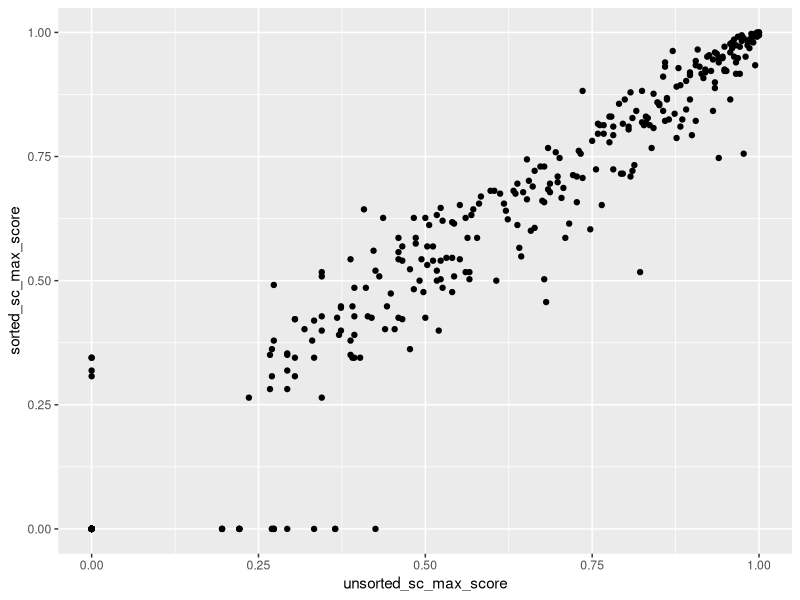
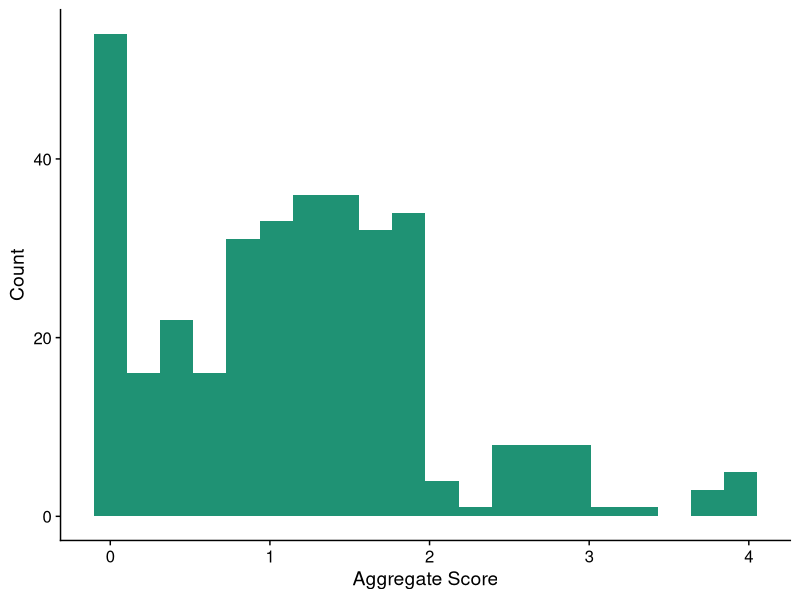
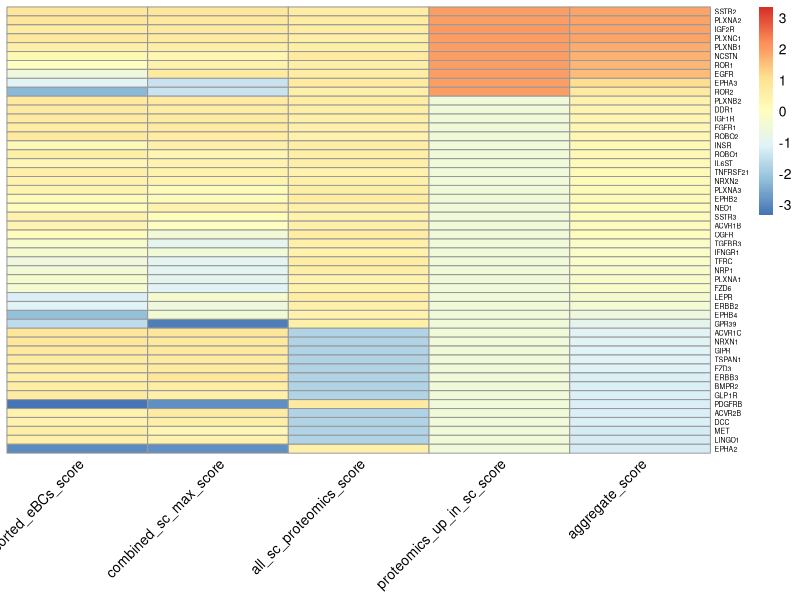

The R script that drew these images, in order:
# scoring the 349 receptors based on aggregate rankings of all data of interest
# that we have compiled. Receptor scores will then be combined with ligand
# scores based on known interactions from omnipath data. The combined final 
# ligand scores will be used to decide which ligands to order of in vitro 
# screening.

library(tidyverse)
library(cowplot)
library(pheatmap)


############# load data ###############################


receptors_df <- (read.csv("ligand_receptor_lists/feb2022_new_lists/OmniPath/data/receptors_with_proteomics_DE.tsv", 
                          sep = "\t"))




############### prep data for scoring ############################



# replace NAs with 0 in proteomics so score function doesn't break
# we will use pooled sc proteomics to capture all proteins of interest
receptors_df$all_sc_proteomics_0 <- 
  lapply(receptors_df$all_sc_proteomics,
         replace_na, replace = 0)  
# the lapply changed the format of the new column to a list which caused problems
# so convert all back to dataframe
receptors_df <- as.data.frame(lapply(receptors_df, unlist))



# prep proteomics differential abundance data
# this returns p-values only for proteins upregulated in stemcell
# with a p value of less than 0.05
receptors_df <- receptors_df %>% 
# Fold change > 1 indicates higher abundancein stem cell  
mutate(proteomics_up_in_sc = ifelse(stemcell_NDislet_proteomics_FC > 1
                                    , ifelse(stemcell_NDislet_proteomics_adj_p_value < 0.05,
                                             stemcell_NDislet_proteomics_adj_p_value,
                                             NA), 
                                    NA))
# replace NAs with 1 in proteomics_up_in_sc score function doesn't break
receptors_df$proteomics_up_in_sc_0 <- 
  lapply(receptors_df$proteomics_up_in_sc,
         replace_na, replace = 1)  
# the lapply changed the format of the new column to a list which caused problems
# so convert all back to dataframe
receptors_df <- as.data.frame(lapply(receptors_df, unlist))


       

#################### scoring function ################################# 

# percent_rank() assigns a highest score of 1 and lowest score of 0. 
# The benefit of using percent_rank() over min_rank() is that min rank
# would have a different highest score for our receptor & ligands list, 
# because we have 422 ligands and 349 receptors

receptors_scores <- receptors_df %>% 
  filter(keep_in_list %in% c("Yes", "TBD")) %>% 
  filter(consensus_score > 7) %>% 
  
  # create scores for sorted sc's cell populations
  mutate(sorted_eBCs_score = percent_rank(sorted_eBCs),
         sorted_immature_beta_score = percent_rank(sorted_immature_beta),
         sorted_ins_gfp_gcg_sst_score = percent_rank(sorted_ins_gfp_gcg_sst),
         sorted_ins_gfp_sst_score = percent_rank(sorted_ins_gfp_sst),
         sorted_pancreatic_proj_score = percent_rank(sorted_pancreatic_proj)) %>% 
  
  # create scores for all unsorted sc's cell populations
  mutate(unsorted_immature_beta_score = percent_rank(unsorted_immature_beta),
         unsorted_ins_gfp_score = percent_rank(unsorted_ins_gfp),
         unsorted_ins_gfp_gcg_sst_score = percent_rank(unsorted_ins_gfp_gcg_sst),
         unsorted_pancreatic_proj_score = percent_rank(unsorted_pancreatic_proj)) %>% 
  
  # create scores for stem cell proteomics
  mutate(all_sc_proteomics_score = percent_rank(all_sc_proteomics_0)) %>% 
  
  ## create scores for proteomics differential abundance sc pooled vs ND islets
  mutate(proteomics_up_in_sc_score = percent_rank(desc(proteomics_up_in_sc_0))) %>% 

  # create aggregate sorted scores
  rowwise() %>% 
  mutate(sorted_sc_mean_score = mean(c(sorted_eBCs_score,
                                       sorted_immature_beta_score,
                                       sorted_ins_gfp_gcg_sst_score,
                                       sorted_ins_gfp_sst_score,
                                       sorted_pancreatic_proj_score)),
         sorted_sc_max_score = max(c(sorted_eBCs_score,
                                     sorted_immature_beta_score,
                                     sorted_ins_gfp_gcg_sst_score,
                                     sorted_ins_gfp_sst_score,
                                     sorted_pancreatic_proj_score)),
         # create aggregate unsorted scores
         unsorted_sc_mean_score = mean(c(unsorted_immature_beta_score,
                                         unsorted_ins_gfp_score,
                                         unsorted_ins_gfp_gcg_sst_score,
                                         unsorted_pancreatic_proj_score)),
         unsorted_sc_max_score = max(c(unsorted_immature_beta_score,
                                       unsorted_ins_gfp_score,
                                       unsorted_ins_gfp_gcg_sst_score,
                                       unsorted_pancreatic_proj_score)),
         # create aggregate of sorted & unsorted scores
         combined_sc_max_score = max(c(sorted_sc_max_score,
                                       unsorted_sc_max_score)),
         
         # also create final aggregate score based on all data of interest
         aggregate_score = sum(c(sorted_eBCs_score,
                               combined_sc_max_score,
                               all_sc_proteomics_score,
                               proteomics_up_in_sc_score))) %>% 

  ungroup() %>% 
  select(hgnc_symbol,
         sorted_eBCs_score,
         sorted_immature_beta_score,
         sorted_ins_gfp_gcg_sst_score,
         sorted_ins_gfp_sst_score,
         sorted_pancreatic_proj_score,
         unsorted_immature_beta_score,
         unsorted_ins_gfp_score,
         unsorted_ins_gfp_gcg_sst_score,
         unsorted_pancreatic_proj_score,
         sorted_sc_mean_score,
         unsorted_sc_mean_score,
         sorted_sc_max_score,
         unsorted_sc_max_score,
         combined_sc_max_score,
         all_sc_proteomics_score,
         proteomics_up_in_sc_score,
         aggregate_score)
  




# compare max scores of sorted vs unsorted stem cell scRNA-seq
receptors_scores %>% 
  ggplot(aes(x = unsorted_sc_max_score, 
             y = sorted_sc_max_score)) +
  geom_point()
# comparison of unsorted_sc_max_score & sorted_sc_max_score shows they are 
# very strognly correlated, with a few outliers. Therefor it makes sense to 
# just combine them into 1 score for the purpose of the aggregate ranking. 
# In other words, take the max score across all 9 cell types between the 
# sorted and unsorted scRNA-seq



############## histogram of aggregate scores ########################


receptors_scores %>% 
  ggplot(aes(x = aggregate_score)) +
  geom_histogram(bins = 20,
                 fill = "#1F9274") +
  labs(x = "Aggregate Score",
       y = "Count") +
  theme_cowplot()


View(receptors_df %>% 
       filter(keep_in_list %in% c("Yes", "TBD")) %>% 
       filter(consensus_score > 7) %>% 
     select(hgnc_symbol,
              stemcell_NDislet_proteomics_FC,
              stemcell_NDislet_proteomics_adj_p_value,
              proteomics_up_in_sc_0))




#################### heatmap of ranks #####################################


receptors_scores_rowname <- receptors_scores
receptors_scores_rowname <- column_to_rownames(as.data.frame(receptors_scores), 
                                         var = "hgnc_symbol")

# heatmap of just ranks
receptors_scores_rowname %>% 
  select(sorted_eBCs_score,
         combined_sc_max_score,
         all_sc_proteomics_score,
         proteomics_up_in_sc_score,
         aggregate_score) %>%
  arrange(desc(aggregate_score)) %>% 
  head(50) %>% 
  pheatmap(cluster_rows = FALSE,
           cluster_cols = FALSE,
           show_rownames = TRUE,
           scale = "column",
           show_colnames = TRUE,
           fontsize_col = 10,
           fontsize_row = 5,
           angle_col = 45)

